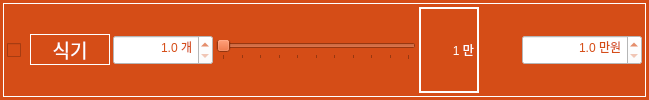
                 <widget class="QFrame" name="frame_130">
                  <property name="minimumSize">
                   <size>
                    <width>0</width>
                    <height>30</height>
                   </size>
                  </property>
                  <property name="maximumSize">
                   <size>
                    <width>16777215</width>
                    <height>16777215</height>
                   </size>
                  </property>
                  <property name="font">
                   <font>
                    <family>나눔고딕 ExtraBold</family>
                    <pointsize>9</pointsize>
                    <weight>9</weight>
                    <italic>false</italic>
                    <bold>false</bold>
                   </font>
                  </property>
                  <property name="styleSheet">
                   <string notr="true">background-color: rgb(213, 77, 23);
font: 75 9pt &quot;나눔고딕 ExtraBold&quot;;</string>
                  </property>
                  <layout class="QHBoxLayout" name="horizontalLayout_277">
                   <property name="leftMargin">
                    <number>3</number>
                   </property>
                   <property name="topMargin">
                    <number>3</number>
                   </property>
                   <property name="rightMargin">
                    <number>3</number>
                   </property>
                   <property name="bottomMargin">
                    <number>3</number>
                   </property>
                   <item>
                    <widget class="QFrame" name="horizontalFrame_28">
                     <property name="styleSheet">
                      <string notr="true">color: rgb(255, 255, 255);</string>
                     </property>
                     <property name="frameShape">
                      <enum>QFrame::Box</enum>
                     </property>
                     <layout class="QHBoxLayout" name="horizontalLayout_99">
                      <property name="spacing">
                       <number>3</number>
                      </property>
                      <property name="leftMargin">
                       <number>3</number>
                      </property>
                      <property name="topMargin">
                       <number>3</number>
                      </property>
                      <property name="rightMargin">
                       <number>3</number>
                      </property>
                      <property name="bottomMargin">
                       <number>3</number>
                      </property>
                      <item>
                       <widget class="QCheckBox" name="checkBox_demol_doorSill">
                        <property name="minimumSize">
                         <size>
                          <width>20</width>
                          <height>30</height>
                         </size>
                        </property>
                        <property name="maximumSize">
                         <size>
                          <width>16777215</width>
                          <height>16777215</height>
                         </size>
                        </property>
                        <property name="styleSheet">
                         <string notr="true">color: rgb(255, 255, 255);</string>
                        </property>
                        <property name="text">
                         <string/>
                        </property>
                        <property name="checked">
                         <bool>false</bool>
                        </property>
                        <property name="tristate">
                         <bool>false</bool>
                        </property>
                       </widget>
                      </item>
                      <item>
                       <widget class="QLabel" name="label_32">
                        <property name="sizePolicy">
                         <sizepolicy hsizetype="Preferred" vsizetype="Fixed">
                          <horstretch>0</horstretch>
                          <verstretch>0</verstretch>
                         </sizepolicy>
                        </property>
                        <property name="minimumSize">
                         <size>
                          <width>80</width>
                          <height>30</height>
                         </size>
                        </property>
                        <property name="maximumSize">
                         <size>
                          <width>16777215</width>
                          <height>16777215</height>
                         </size>
                        </property>
                        <property name="font">
                         <font>
                          <family>구름 산스 500</family>
                          <pointsize>14</pointsize>
                          <weight>50</weight>
                          <italic>false</italic>
                          <bold>false</bold>
                         </font>
                        </property>
                        <property name="styleSheet">
                         <string notr="true">background-color: rgb(213, 77, 23);
color: rgb(255, 255, 255);
font: 14pt &quot;구름 산스 500&quot;;</string>
                        </property>
                        <property name="frameShape">
                         <enum>QFrame::Box</enum>
                        </property>
                        <property name="text">
                         <string>식기</string>
                        </property>
                        <property name="alignment">
                         <set>Qt::AlignCenter</set>
                        </property>
                       </widget>
                      </item>
                      <item>
                       <widget class="QDoubleSpinBox" name="doubleSpinBox_demol_area_doorSill">
                        <property name="minimumSize">
                         <size>
                          <width>100</width>
                          <height>30</height>
                         </size>
                        </property>
                        <property name="styleSheet">
                         <string notr="true">background-color: rgb(255, 255, 255);
color: rgb(213, 77, 23);
font: 12pt &quot;구름 산스 500&quot;;</string>
                        </property>
                        <property name="alignment">
                         <set>Qt::AlignRight|Qt::AlignTrailing|Qt::AlignVCenter</set>
                        </property>
                        <property name="prefix">
                         <string/>
                        </property>
                        <property name="suffix">
                         <string> 개</string>
                        </property>
                        <property name="decimals">
                         <number>1</number>
                        </property>
                        <property name="minimum">
                         <double>1.000000000000000</double>
                        </property>
                        <property name="maximum">
                         <double>20.000000000000000</double>
                        </property>
                        <property name="singleStep">
                         <double>1.000000000000000</double>
                        </property>
                        <property name="value">
                         <double>1.000000000000000</double>
                        </property>
                       </widget>
                      </item>
                      <item>
                       <widget class="QSlider" name="horizontalSlider_demol_doorSill">
                        <property name="minimumSize">
                         <size>
                          <width>200</width>
                          <height>0</height>
                         </size>
                        </property>
                        <property name="maximumSize">
                         <size>
                          <width>200</width>
                          <height>16777215</height>
                         </size>
                        </property>
                        <property name="minimum">
                         <number>10</number>
                        </property>
                        <property name="maximum">
                         <number>30</number>
                        </property>
                        <property name="singleStep">
                         <number>1</number>
                        </property>
                        <property name="pageStep">
                         <number>1</number>
                        </property>
                        <property name="value">
                         <number>10</number>
                        </property>
                        <property name="sliderPosition">
                         <number>10</number>
                        </property>
                        <property name="orientation">
                         <enum>Qt::Horizontal</enum>
                        </property>
                        <property name="invertedAppearance">
                         <bool>false</bool>
                        </property>
                        <property name="invertedControls">
                         <bool>false</bool>
                        </property>
                        <property name="tickPosition">
                         <enum>QSlider::TicksBelow</enum>
                        </property>
                        <property name="tickInterval">
                         <number>2</number>
                        </property>
                       </widget>
                      </item>
                      <item>
                       <widget class="QLabel" name="label_demol_doorSill">
                        <property name="minimumSize">
                         <size>
                          <width>60</width>
                          <height>0</height>
                         </size>
                        </property>
                        <property name="maximumSize">
                         <size>
                          <width>60</width>
                          <height>16777215</height>
                         </size>
                        </property>
                        <property name="styleSheet">
                         <string notr="true">font: 12pt &quot;구름 산스 500&quot;;</string>
                        </property>
                        <property name="frameShape">
                         <enum>QFrame::WinPanel</enum>
                        </property>
                        <property name="text">
                         <string>1 만</string>
                        </property>
                        <property name="alignment">
                         <set>Qt::AlignRight|Qt::AlignTrailing|Qt::AlignVCenter</set>
                        </property>
                       </widget>
                      </item>
                      <item>
                       <spacer name="horizontalSpacer_18">
                        <property name="orientation">
                         <enum>Qt::Horizontal</enum>
                        </property>
                        <property name="sizeType">
                         <enum>QSizePolicy::Expanding</enum>
                        </property>
                        <property name="sizeHint" stdset="0">
                         <size>
                          <width>40</width>
                          <height>20</height>
                         </size>
                        </property>
                       </spacer>
                      </item>
                      <item>
                       <widget class="QDoubleSpinBox" name="doubleSpinBox_demol_cost_doorSill">
                        <property name="minimumSize">
                         <size>
                          <width>120</width>
                          <height>30</height>
                         </size>
                        </property>
                        <property name="styleSheet">
                         <string notr="true">background-color: rgb(255, 255, 255);
color: rgb(213, 77, 23);
font: 12pt &quot;구름 산스 500&quot;;</string>
                        </property>
                        <property name="alignment">
                         <set>Qt::AlignRight|Qt::AlignTrailing|Qt::AlignVCenter</set>
                        </property>
                        <property name="prefix">
                         <string/>
                        </property>
                        <property name="suffix">
                         <string> 만원</string>
                        </property>
                        <property name="decimals">
                         <number>1</number>
                        </property>
                        <property name="minimum">
                         <double>1.000000000000000</double>
                        </property>
                        <property name="maximum">
                         <double>500.000000000000000</double>
                        </property>
                        <property name="singleStep">
                         <double>1.000000000000000</double>
                        </property>
                        <property name="value">
                         <double>1.000000000000000</double>
                        </property>
                       </widget>
                      </item>
                     </layout>
                    </widget>
                   </item>
                  </layout>
                 </widget>
